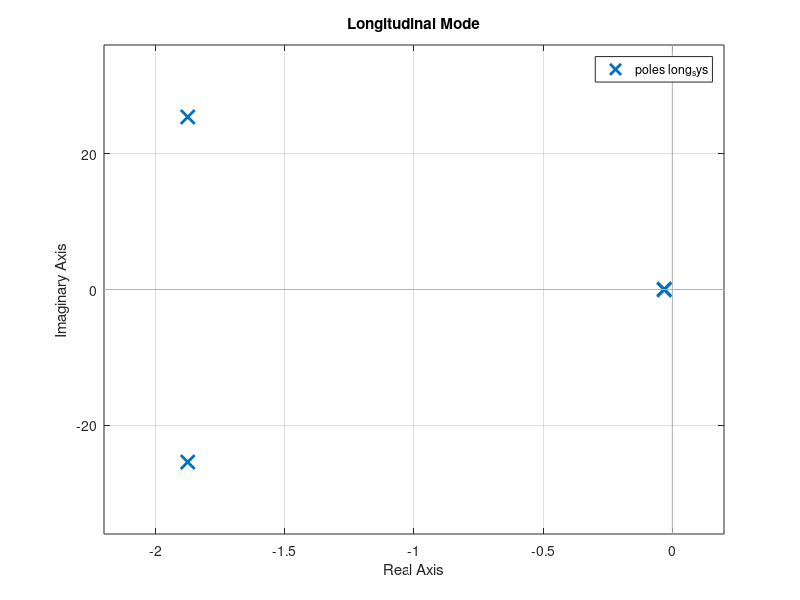

The MATLAB script that drew this image:
%% Load longitudinal linear model 
load Longitudinal_linear_Model.mat;

%% Finding Eigenvalues
Eig_Long = eig(A_long)

%% Transfer function representation
long_sys = ss(A_long, B_long, C_long, D_long)
figure
pzmap(long_sys)
title('Longitudinal Mode')
xlabel('Real Axis') 
ylabel('Imaginary Axis')
grid on
